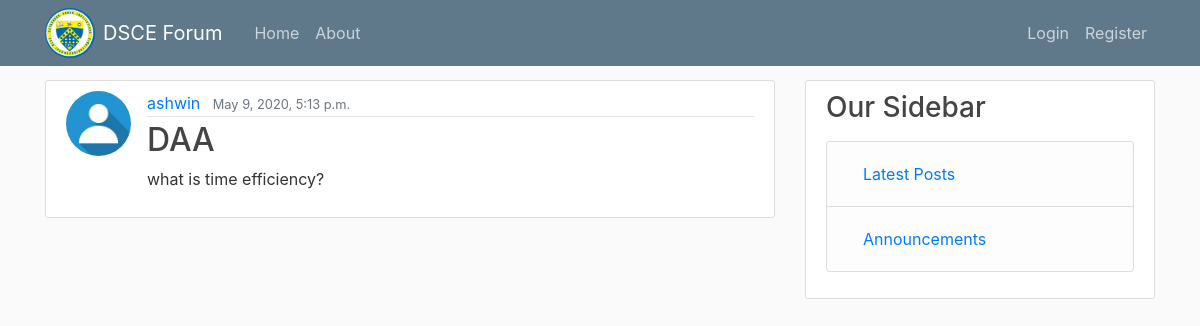
Page /question/10/ on the committed database.
### student_home/models.py (models this page shows, shortened)
class Question(models.Model):
    poster = models.ForeignKey(User, on_delete=models.CASCADE)
    subject = models.CharField(max_length=15)
    question_text = models.TextField()
    date_posted = models.DateTimeField(default=timezone.now)
    class Meta:
        permissions = [
            ("can_update", "Can update questions"),
        ]

### users/models.py (models this page shows, shortened)
class Profile(models.Model):
    user = models.OneToOneField(User, on_delete=models.CASCADE)
    image = models.ImageField(default='default.jpg',upload_to='profile_pics')

### student_home/views.py (the view)
# urls.py: path('question/<int:id>/', PostDetailView,name='question-detail'),
def PostDetailView(request,id):
    sc = Answer.objects.filter(a_question = id)
    if sc.count() > 0:
        context = {
        'questions':Question.objects.get(id= id),
        'answers':Answer.objects.get(a_question = id)
        }
    else:
        context = {
        'questions':Question.objects.get(id= id),
        }
    return render(request, 'student_home/question_detail.html',context)

### student_home/templates/student_home/question_detail.html (shortened to what this page needs)
{% extends "student_home/base.html" %}
{% block content %}
        <article class="media content-section">
          <img class="rounded-circle article-img" src="{{ questions.poster.profile.image.url }}">
          <div class="media-body">
            <div class="article-metadata">
              <a class="mr-2" href="{% url 'student-questions' questions.poster.username %}">{{ questions.poster}}</a>
              <small class="text-muted">{{ questions.date_posted }}</small>
            </div>
            <h2 class="article-title">{{ questions.subject }}</h2>
            <p class="article-content">{{ questions.question_text }}</p>
          </div>
        </article>
{% endblock content %}

### student_home/static/student_home/main.css (style rules this page uses)
body { background: #fafafa; color: #333333; margin-top: 5rem; }
h1, h2, h3, h4, h5, h6 { color: #444444; }
.content-section { background: #ffffff; padding: 10px 20px; border: 1px solid #dddddd; border-radius: 3px; margin-bottom: 20px; }
.article-title { color: #444444; }
.article-content { white-space: pre-line; }
.article-img { height: 65px; width: 65px; margin-right: 16px; }
.article-metadata { padding-bottom: 1px; margin-bottom: 4px; border-bottom: 1px solid #e3e3e3 }

### rows in the picture
Question: poster.profile.image (placeholder picture), poster "ashwin", date_posted "May 9, 2020, 5:13 p.m.", subject "DAA", question_text "what is time efficiency?"
